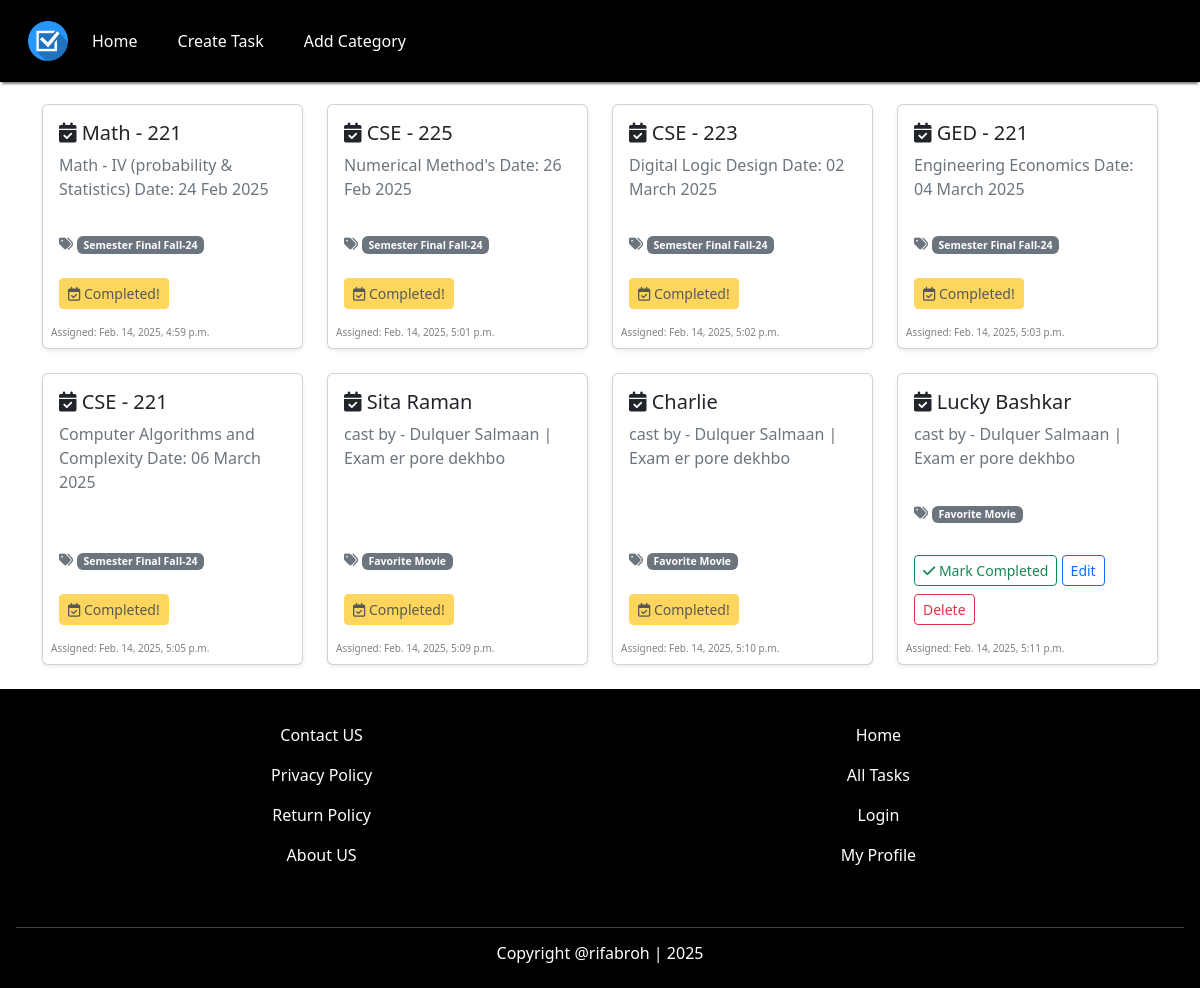
The page / on the database its author committed.
### task/models.py (models this page shows, shortened)
class TaskModel(models.Model):
    title = models.CharField(max_length=100)
    description = models.TextField()
    categories = models.ManyToManyField(CategoryModel)
    completed = models.BooleanField(default=False)
    assign_date = models.DateTimeField()

### category/models.py (models this page shows, shortened)
class CategoryModel(models.Model):
    name = models.CharField(max_length=30)

### TaskManagementSystem/views.py (the view)
# urls.py: 2. Add a URL to urlpatterns:  path('', views.home, name='home')
def home(request):
    tasks = TaskModel.objects.all()
    return render(request, 'home.html', {'tasks' : tasks})

### templates/home.html (shortened to what this page needs)
{% extends "base.html" %}
{% block content %}
<div class="container my-4">
    <div class="row g-4 justify-content-evenly">
    {% for task in tasks %}
        <div class="col-sm-6 col-md-4 col-lg-3">
            <div class="card h-100 shadow-sm">
                <div class="card-body d-flex flex-column">
                    <h5 class="card-title"><i class="fa-solid fa-calendar-check"></i> {{ task.title }}</h5>
                    <p class="card-text flex-grow-1 text-secondary">
                        {{ task.description }}
                    </p>
                    <div class="mt-3">
                        <small class="text-secondary d-block">
                            <i class="fa-solid fa-tags"></i>
                            {% for cat in task.categories.all %}
                                <span class="badge bg-secondary">{{ cat.name }}</span>
                            {% endfor %}
                        </small>
                    </div>
                </div>
                <div class="card-footer bg-white border-0">
                    {% if task.completed %}
                        <a class="btn btn-warning  btn-sm disabled"><i class="fa-regular fa-calendar-check"></i> Completed!</a>
                    {% else %}
                    <a href="{% url 'mark_completed' task.id %}" class="btn btn-outline-success btn-sm my-2"><i class="fa-solid fa-check"></i> Mark Completed</a>
                        <a href="{% url 'edit_task' task.id %}" class="btn btn-outline-primary btn-sm">Edit</a>
                        <a href="{% url 'delete_task' task.id %}" class="btn btn-outline-danger btn-sm">Delete</a>
                    {% endif %}
                </div>
                <small class="m-2" style="color:grey; font-size:10px;">
                    Assigned: {{ task.assign_date }}
                </small>
            </div>
        </div>
    {% endfor %}
    </div>
</div>
{% endblock content %}

### templates/base.html (shortened to what this page needs)
<!DOCTYPE html>
<html lang="en">
<head>
    <link href="https://cdn.jsdelivr.net/npm/bootstrap@5.3.3/dist/css/bootstrap.min.css" rel="stylesheet">
    <link href="https://cdnjs.cloudflare.com/ajax/libs/font-awesome/6.4.0/css/all.min.css" rel="stylesheet">
</head>
<body>
    <header>
        <nav class="navbar navbar-expand-lg bg-black p-3 " data-bs-theme="dark">
            <div class="container-fluid pl-2">
                <a class="navbar-brand" href="{% url 'home' %}">
                    {% load static %}
                    <img src="{% static 'images/task1.png' %}" alt="Task" width="40">
                </a>
                <div class="collapse navbar-collapse " id="navbarSupportedContent">
                    <ul class="navbar-nav me-auto mb-2 mb-lg-0 gap-4">
                        <li class="nav-item">
                            <a class="nav-link active " aria-current="page" href="{% url 'home' %}">Home</a>
                        </li>
                        <li class="nav-item">
                            <a class="nav-link active" aria-current="page" href="{% url 'add_task' %}"> Create Task</a>
                        </li>
                        <li class="nav-item">
                            <a class="nav-link active" aria-current="page" href="{% url 'add_category' %}">Add Category</a>
                        </li>
                    </ul>
                </div>
            </div>
        </nav>
    </header>
    <main style="min-height:70vh;">
        {% block content %}
        {% endblock content %}
    </main>
    <footer class="text-center p-3 bg-black text-white font-weight-bold">
        <div class="d-flex p-2 justify-content-evenly">
            <div class="footer-1">
                <p>Contact US</p>
                <p>Privacy Policy</p>
                <p>Return Policy</p>
                <p>About US</p>
            </div>
            <div class="footer-2">
                <p>Home</p>
                <p>All Tasks</p>
                <p>Login</p>
                <p>My Profile</p>
            </div>
        </div>
        <hr>
        <h6>Copyright @rifabroh | 2025</h6>
    </footer>
</body>
</html>

### templates/base.html (style rules this page uses)
.navbar, footer { width: 100%; margin: 0 auto; }
.navbar { position: fixed; top: 0; left: 50%; transform: translateX(-50%); z-index: 1000; background-color: black; box-shadow: 0 4px 2px -2px gray; }
body { padding-top: 80px; }
footer { background-color: black; color: white; }
footer .footer-1, footer .footer-2 { margin-bottom: 10px; }
@media (min-width: 576px) { footer .footer-1, footer .footer-2 { display: inline-block; width: 45%; padding: 10px; } }

### rows shown on the page
TaskModel: title "Math - 221", description "Math - IV (probability & Statistics) Date: 24 Feb 2025", completed True (drawn), assign_date "Feb. 14, 2025, 4:59 p.m."
CategoryModel: name "Semester Final Fall-24"
TaskModel: title "CSE - 225", description "Numerical Method's Date: 26 Feb 2025", completed True (drawn), assign_date "Feb. 14, 2025, 5:01 p.m."
TaskModel: title "CSE - 223", description "Digital Logic Design Date: 02 March 2025", completed True (drawn), assign_date "Feb. 14, 2025, 5:02 p.m."
TaskModel: title "GED - 221", description "Engineering Economics Date: 04 March 2025", completed True (drawn), assign_date "Feb. 14, 2025, 5:03 p.m."
TaskModel: title "CSE - 221", description "Computer Algorithms and Complexity Date: 06 March 2025", completed True (drawn), assign_date "Feb. 14, 2025, 5:05 p.m."
TaskModel: title "Sita Raman", description "cast by - Dulquer Salmaan | Exam er pore dekhbo", completed True (drawn), assign_date "Feb. 14, 2025, 5:09 p.m."
CategoryModel: name "Favorite Movie"
TaskModel: title "Charlie", description "cast by - Dulquer Salmaan | Exam er pore dekhbo", completed True (drawn), assign_date "Feb. 14, 2025, 5:10 p.m."
TaskModel: title "Lucky Bashkar", description "cast by - Dulquer Salmaan | Exam er pore dekhbo", completed False (drawn), assign_date "Feb. 14, 2025, 5:11 p.m."
